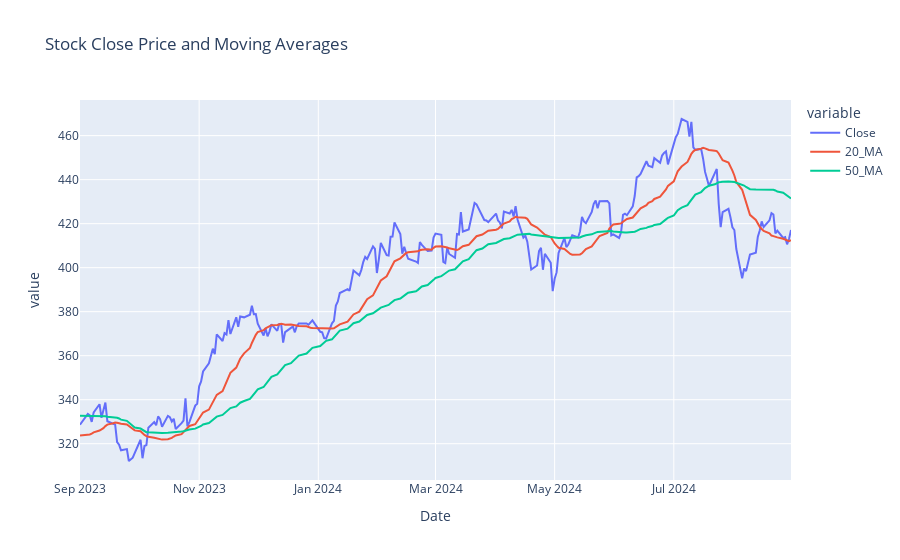

Source (notebook cell):
### Code cell
# Analyze and visualize the trends 
fig = px.line(microsoft_df[['Close', '20_MA', '50_MA']], title='Stock Close Price and Moving Averages')


fig.show()

### Figure 1 — Plotly figure (JSON) as saved in the notebook; plotly's stock layout.template omitted (floating-point values rounded to 4 significant figures; data arrays with more than 128 entries replaced by an {"elided": "..."} marker saying what was removed)
{"data": [{"hovertemplate": "variable=Close<br>Date=%{x}<br>value=%{y}<extra></extra>", "legendgroup": "Close", "line": {"color": "#636efa", "dash": "solid"}, "marker": {"symbol": "circle"}, "mode": "lines", "name": "Close", "orientation": "v", "showlegend": true, "type": "scatter", "x": {"elided": "251 str values"}, "xaxis": "x", "y": {"elided": "251 float values"}, "yaxis": "y"}, {"hovertemplate": "variable=20_MA<br>Date=%{x}<br>value=%{y}<extra></extra>", "legendgroup": "20_MA", "line": {"color": "#EF553B", "dash": "solid"}, "marker": {"symbol": "circle"}, "mode": "lines", "name": "20_MA", "orientation": "v", "showlegend": true, "type": "scatter", "x": {"elided": "251 str values"}, "xaxis": "x", "y": {"elided": "251 float values"}, "yaxis": "y"}, {"hovertemplate": "variable=50_MA<br>Date=%{x}<br>value=%{y}<extra></extra>", "legendgroup": "50_MA", "line": {"color": "#00cc96", "dash": "solid"}, "marker": {"symbol": "circle"}, "mode": "lines", "name": "50_MA", "orientation": "v", "showlegend": true, "type": "scatter", "x": {"elided": "251 str values"}, "xaxis": "x", "y": {"elided": "251 float values"}, "yaxis": "y"}], "layout": {"legend": {"title": {"text": "variable"}, "tracegroupgap": 0}, "title": {"text": "Stock Close Price and Moving Averages"}, "xaxis": {"anchor": "y", "domain": [0, 1], "title": {"text": "Date"}}, "yaxis": {"anchor": "x", "domain": [0, 1], "title": {"text": "value"}}}}
